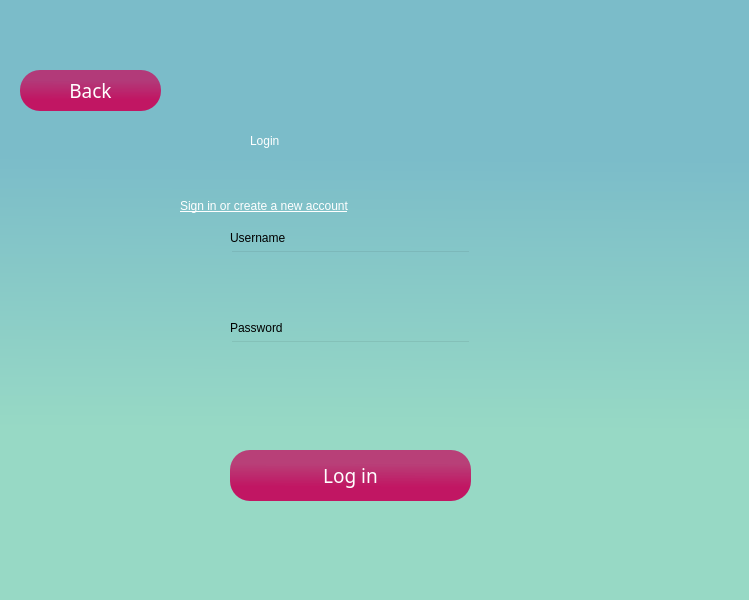
<?xml version="1.0" encoding="UTF-8"?>
<ui version="4.0">
 <class>Dialog</class>
 <widget class="QDialog" name="Dialog">
  <property name="geometry">
   <rect>
    <x>0</x>
    <y>0</y>
    <width>749</width>
    <height>600</height>
   </rect>
  </property>
  <property name="windowTitle">
   <string>Dialog</string>
  </property>
  <widget class="QWidget" name="mainWindow" native="true">
   <property name="geometry">
    <rect>
     <x>-50</x>
     <y>0</y>
     <width>800</width>
     <height>600</height>
    </rect>
   </property>
   <property name="styleSheet">
    <string notr="true">QWidget#mainWindow{
background-color: qlineargradient(spread:pad, x1:0.506, y1:0.261, x2:0.500051, y2:1, stop:0 rgba(123, 188, 201, 255), stop:0.619318 rgba(151, 217, 197, 255));}</string>
   </property>
   <widget class="QLabel" name="label">
    <property name="geometry">
     <rect>
      <x>300</x>
      <y>90</y>
      <width>201</width>
      <height>101</height>
     </rect>
    </property>
    <property name="styleSheet">
     <string notr="true">font: 87 48pt &quot;Segoe UI Black&quot;;
color:rgb(255, 255, 255)</string>
    </property>
    <property name="text">
     <string>Login</string>
    </property>
   </widget>
   <widget class="QLabel" name="label_2">
    <property name="geometry">
     <rect>
      <x>230</x>
      <y>180</y>
      <width>331</width>
      <height>51</height>
     </rect>
    </property>
    <property name="styleSheet">
     <string notr="true">text-decoration: underline;
font: 87 16pt &quot;Segoe UI Black&quot;;
color: white</string>
    </property>
    <property name="text">
     <string>Sign in or create a new account</string>
    </property>
   </widget>
   <widget class="QPushButton" name="loginAccount">
    <property name="geometry">
     <rect>
      <x>280</x>
      <y>450</y>
      <width>241</width>
      <height>51</height>
     </rect>
    </property>
    <property name="font">
     <font>
      <family>Segoe UI Black</family>
      <pointsize>14</pointsize>
      <weight>10</weight>
      <italic>false</italic>
      <bold>false</bold>
     </font>
    </property>
    <property name="styleSheet">
     <string notr="true">border-radius:20px;
background-color: rgba(193, 22, 99, 200);
font: 87 14pt &quot;Segoe UI Black&quot;;
background-color: qlineargradient(spread:pad, x1:0.506, y1:0.261, x2:0.500051, y2:1, stop:0 rgba(193, 22, 99, 200), stop:0.619318 rgba(193, 22, 99, 255));
color:white</string>
    </property>
    <property name="text">
     <string>Log in</string>
    </property>
   </widget>
   <widget class="QLineEdit" name="userField">
    <property name="geometry">
     <rect>
      <x>280</x>
      <y>250</y>
      <width>241</width>
      <height>51</height>
     </rect>
    </property>
    <property name="styleSheet">
     <string notr="true">background-color: rgba(0,0,0,0)</string>
    </property>
   </widget>
   <widget class="QLineEdit" name="passwordField">
    <property name="geometry">
     <rect>
      <x>280</x>
      <y>340</y>
      <width>241</width>
      <height>51</height>
     </rect>
    </property>
    <property name="styleSheet">
     <string notr="true">background-color: rgba(0,0,0,0)</string>
    </property>
   </widget>
   <widget class="QLabel" name="label_3">
    <property name="geometry">
     <rect>
      <x>280</x>
      <y>230</y>
      <width>81</width>
      <height>16</height>
     </rect>
    </property>
    <property name="styleSheet">
     <string notr="true">font: 87 12pt &quot;Segoe UI Black&quot;;</string>
    </property>
    <property name="text">
     <string>Username</string>
    </property>
   </widget>
   <widget class="QLabel" name="label_4">
    <property name="geometry">
     <rect>
      <x>280</x>
      <y>320</y>
      <width>81</width>
      <height>16</height>
     </rect>
    </property>
    <property name="styleSheet">
     <string notr="true">font: 87 12pt &quot;Segoe UI Black&quot;;</string>
    </property>
    <property name="text">
     <string>Password</string>
    </property>
   </widget>
   <widget class="QLabel" name="errorField">
    <property name="geometry">
     <rect>
      <x>280</x>
      <y>410</y>
      <width>241</width>
      <height>20</height>
     </rect>
    </property>
    <property name="styleSheet">
     <string notr="true">color: red;
font: 75 14pt &quot;Arial&quot;;</string>
    </property>
    <property name="text">
     <string/>
    </property>
   </widget>
   <widget class="QPushButton" name="backLoginButton">
    <property name="geometry">
     <rect>
      <x>70</x>
      <y>70</y>
      <width>141</width>
      <height>41</height>
     </rect>
    </property>
    <property name="font">
     <font>
      <family>Segoe UI Black</family>
      <pointsize>14</pointsize>
      <weight>10</weight>
      <italic>false</italic>
      <bold>false</bold>
     </font>
    </property>
    <property name="styleSheet">
     <string notr="true">border-radius:20px;
background-color: rgba(193, 22, 99, 200);
font: 87 14pt &quot;Segoe UI Black&quot;;
background-color: qlineargradient(spread:pad, x1:0.506, y1:0.261, x2:0.500051, y2:1, stop:0 rgba(193, 22, 99, 200), stop:0.619318 rgba(193, 22, 99, 255));
color:white</string>
    </property>
    <property name="text">
     <string>Back</string>
    </property>
   </widget>
  </widget>
 </widget>
 <resources/>
 <connections/>
</ui>
